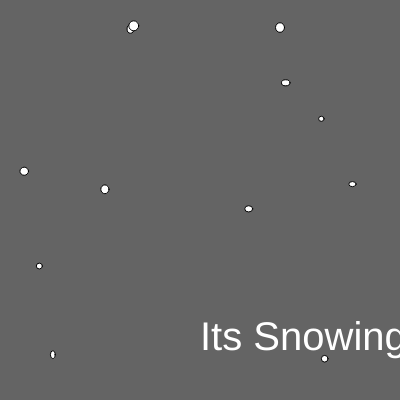
Frame 1 (no input)
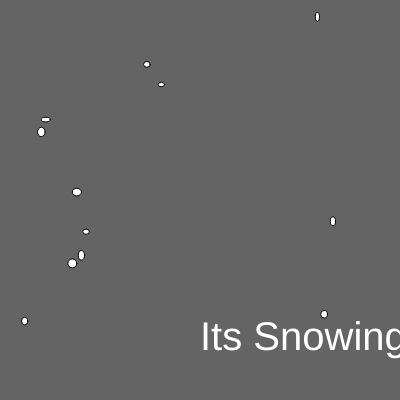
Frame 60 (no input)
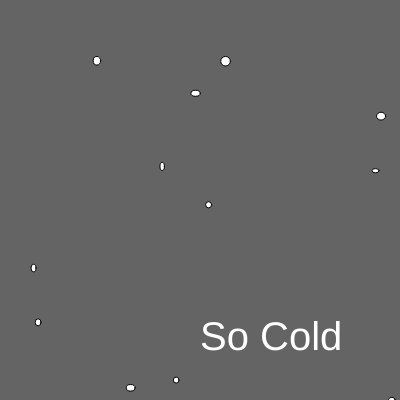
Frame 120 (the mouse pressed at the canvas centre since frame 60)

The p5.js sketch that drew these frames (run headless with seeded random() and noise() and a simulated clock; from frame 60 on, the mouse is pressed at the canvas centre):

// p5.js sketch
// ── sketch.js
let snow1;
//The array holding the different text options
let array = ["Its Snowing", "So Cold", "Bring A Coat"];
var check = 0;
function setup() {
  createCanvas(400, 400);
  snow1 = new funny();
}
// All of the function calls bellow are telling the program to snow harder
function draw() {
  //noLoop();
  background(100);
   snow1.snowfall();
  snow1.drawsnow();
   snow1.snowfall();
  snow1.drawsnow();
   snow1.snowfall();
  snow1.drawsnow();
   snow1.snowfall();
  snow1.drawsnow();
   snow1.snowfall();
  snow1.drawsnow();
   snow1.snowfall();
  snow1.drawsnow();
    snow1.snowfall();
  snow1.drawsnow();
    snow1.snowfall();
  snow1.drawsnow();
    snow1.snowfall();
  snow1.drawsnow();
    snow1.snowfall();
  snow1.drawsnow();
    snow1.snowfall();
  snow1.drawsnow();
    snow1.snowfall();
  snow1.drawsnow();
      fill(255);
    textSize(40);
    text(array[check], 200, 350);

  
}
//When the mouse is pressed a different text will display
  function mousePressed(){
check = check + 1;
    if(check == 3){
      check =0;
    }
  }

//the snow class with all the variables necessary
class funny {
  
  Constructor(){
    var T, R, B, V, K;
    this.T = random(0, width);
    this.R = random(0, height);
    this.B = random(4, 10);
    this.V = random(4, 10);
    this.K = 1;
  }
  
  drawsnow(){
    fill(255);
    ellipse(this.T, this.R, this.B, this.V);
    
  }
  snowfall(){
    this.T = random(0, width);
    this.R = random (0, height);
    this.B = random(4, 10);
    this.V = random(4, 10);

    if(this.R > height){
      this.R = 1;
    }
  }
}
